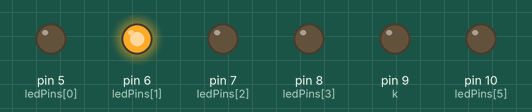
Simulated run of this sketch. Board: Arduino Uno, built with avr-gcc and run on an emulated ATmega328P. On the bench: output pins drawn as LEDs (lit = HIGH).

Above: at 0.15 s.
At 0.75 s:
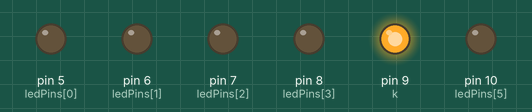
At 1.25 s:
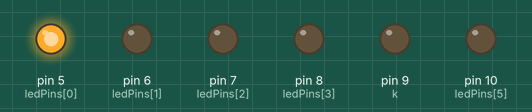
At 1.85 s:
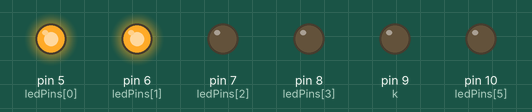
At 3.1 s:
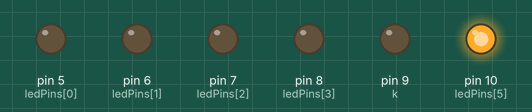
At 4.7 s:
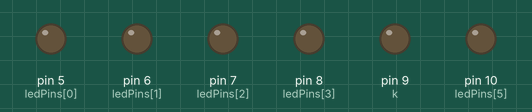
Timing chart, 0 to 5.8 s (numbered marks = the images above):
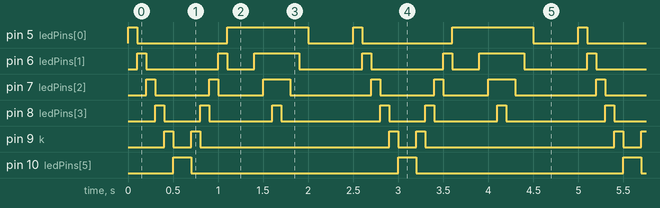

The sketch:

coche_fantastic_1.3.ino
```cpp
/*************************************************************************************************
**                                                                                              **
**                              Descripció del programa                                         **
**                                                                                              **
*************************************************************************************************/

//******  Includes  ******************************************************************************


//******  Variables   ****************************************************************************

int timer = 100;
int ledPins[] = {
  5, 6, 7, 8, 9, 10, 11, 12
};
int pinCount = 6;
const int k = 9;


//******  Setup  *********************************************************************************

 void setup() {

  for (int thisPin = 0; thisPin < pinCount; thisPin++) {
    pinMode(ledPins[thisPin], OUTPUT);
  }
}


//******  Loop  **********************************************************************************

void loop() {
  const int k=9;
  for (int thisPin = 0; thisPin < pinCount; thisPin++) {

    digitalWrite(ledPins[thisPin], HIGH);
    delay(timer);
    digitalWrite(ledPins[thisPin], LOW);
  }

  for (int thisPin = pinCount - 1; thisPin >= 0; thisPin--) {

    digitalWrite(ledPins[thisPin], HIGH);
    delay(timer);
    digitalWrite(ledPins[thisPin], LOW);
  }

  for (int i=4; i<=8; i++) {

    digitalWrite(i, HIGH );
    digitalWrite( k-i, HIGH);
    delay(timer);

  }

  for(int i= 8; i>=1; i--) {

    digitalWrite (i, LOW);
    digitalWrite( k-i , LOW );
    delay(timer);


  }
}
```

Measured:
- by itself, pin 5 (ledPins[0]): repeats every 2.5 s: LOW 1.0 s, HIGH 0.90 s, LOW 0.50 s, HIGH 0.10 s
- by itself, pin 6 (ledPins[1]): repeats every 2.5 s: LOW 0.80 s, HIGH 0.10 s, LOW 0.30 s, HIGH 0.50 s, LOW 0.70 s, HIGH 0.10 s
- by itself, pin 7 (ledPins[2]): repeats every 2.5 s: LOW 0.60 s, HIGH 0.10 s, LOW 0.50 s, HIGH 0.30 s, LOW 0.90 s, HIGH 0.10 s
- by itself, pin 8 (ledPins[3]): repeats every 2.5 s: LOW 0.40 s, HIGH 0.10 s, LOW 0.70 s, HIGH 0.10 s, LOW 1.1 s, HIGH 0.10 s
- by itself, pin 9 (k): repeats every 2.5 s: LOW 0.20 s, HIGH 0.10 s, LOW 2.1 s, HIGH 0.10 s
- by itself, pin 10 (ledPins[5]): alternates HIGH for 0.20 s and LOW for 2.3 s
